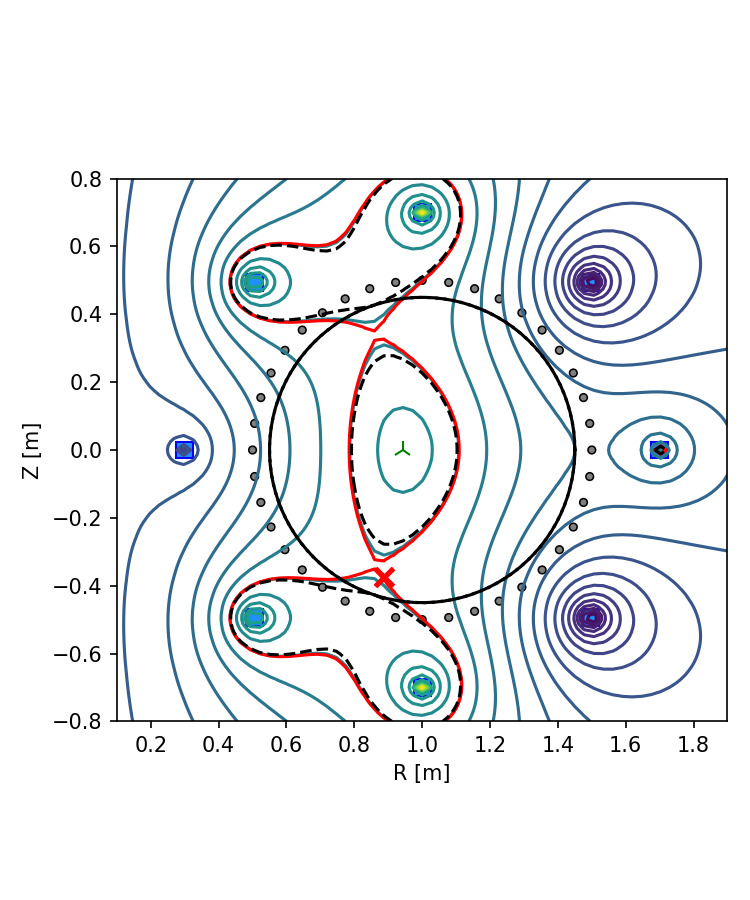
#> input picture freegsnke_example.png, 750 x 900 px
$ python -i plasma_category.py   (imports and definitions only)
#> lines starting #> are read from the running program, lines starting #| are printed output that depends on the picture
"""
Module to implement plasma control in FreeGSNKE control loops.

Copyright 2025 UKAEA, UKRI-STFC, and The Authors, as per the COPYRIGHT and README files.

This file is part of FreeGSNKE.

FreeGSNKE is distributed in the hope that it will be useful,
but WITHOUT ANY WARRANTY; without even the implied warranty of
MERCHANTABILITY or FITNESS FOR A PARTICULAR PURPOSE. See the
GNU Lesser General Public License for more details.

FreeGSNKE is free software: you can redistribute it and/or modify
it under the terms of the GNU Lesser General Public License as published by
the Free Software Foundation, either version 3 of the License, or
(at your option) any later version.

You should have received a copy of the GNU Lesser General Public License
along with FreeGSNKE.  If not, see <http://www.gnu.org/licenses/>.
"""

from typing import Tuple

import matplotlib.pyplot as plt
import numpy as np

from freegsnke.control_loop.useful_functions import (
    PID,
    Waveform,
    check_data_entry,
    interpolate_spline,
    interpolate_step,
)


# [312 lines that did not run here, left out]

>>> import cv2
>>> picture = cv2.imread('../../freegsnke_example.png', cv2.IMREAD_GRAYSCALE)
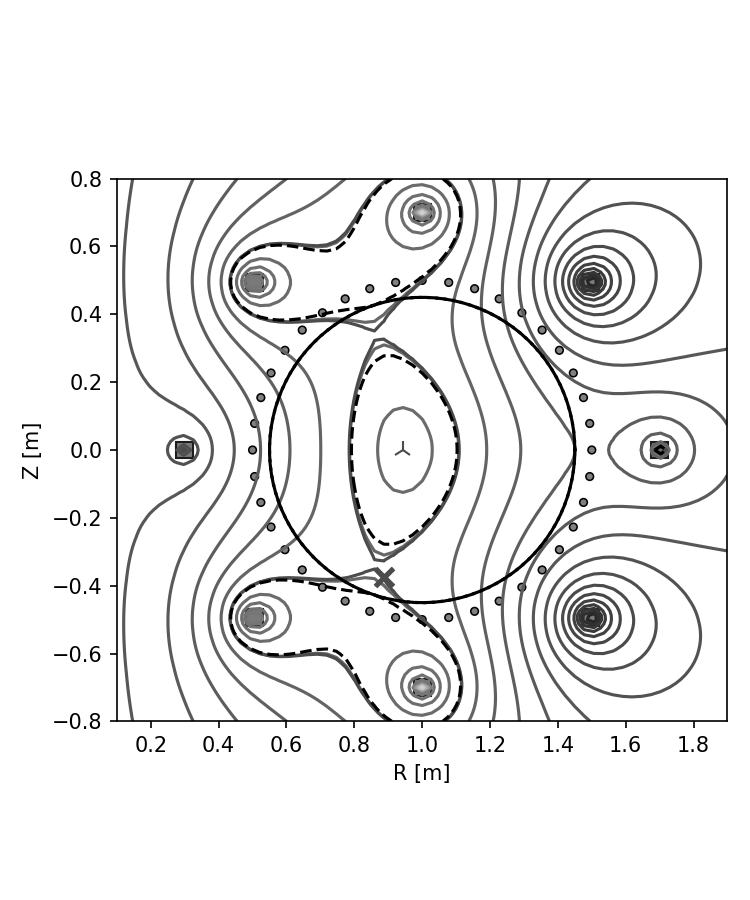
#> picture: shape (900, 750); min 0, max 255, mean 238.6
#> (the run stopped early here; a loop or call above may not have finished)
